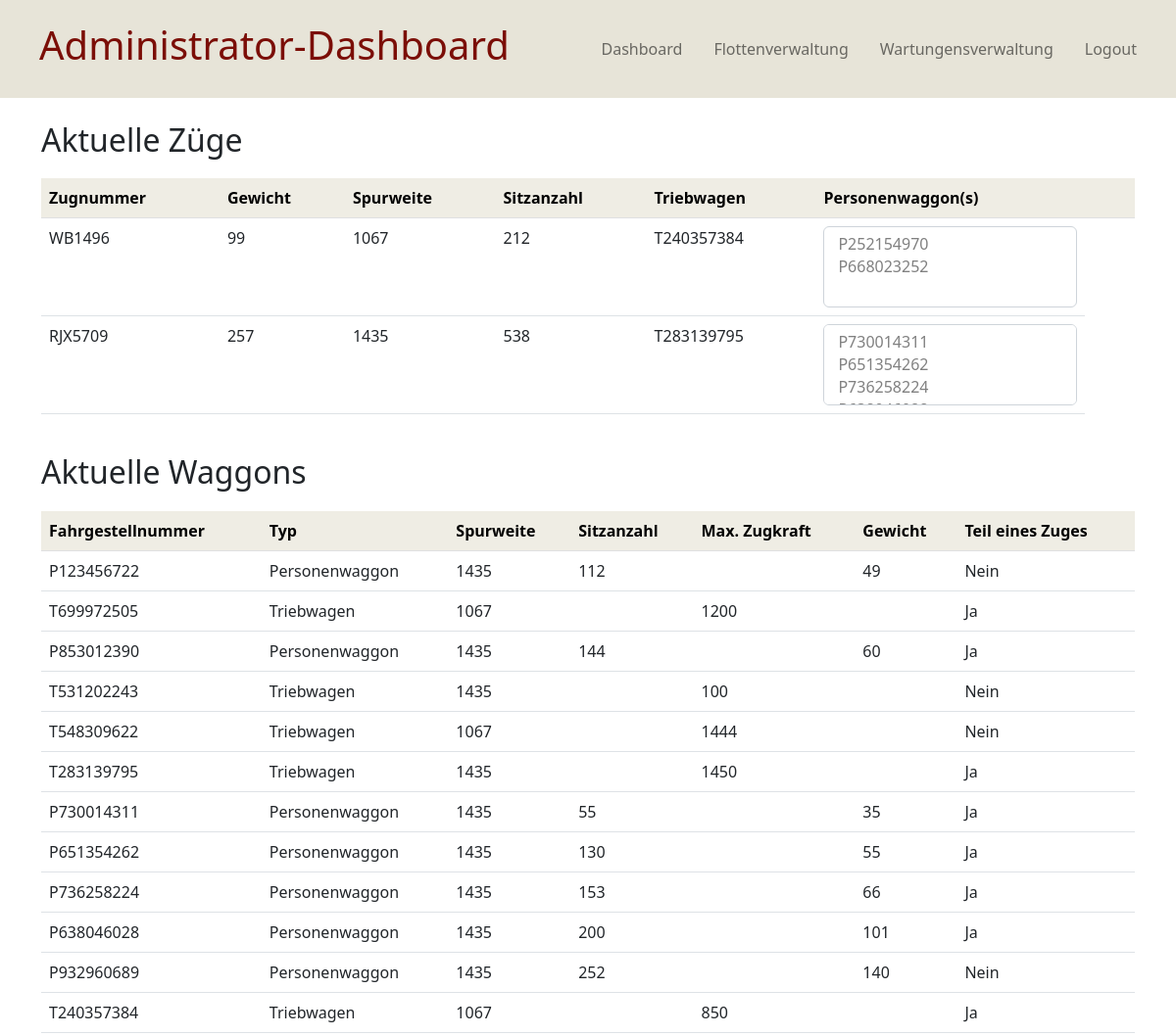
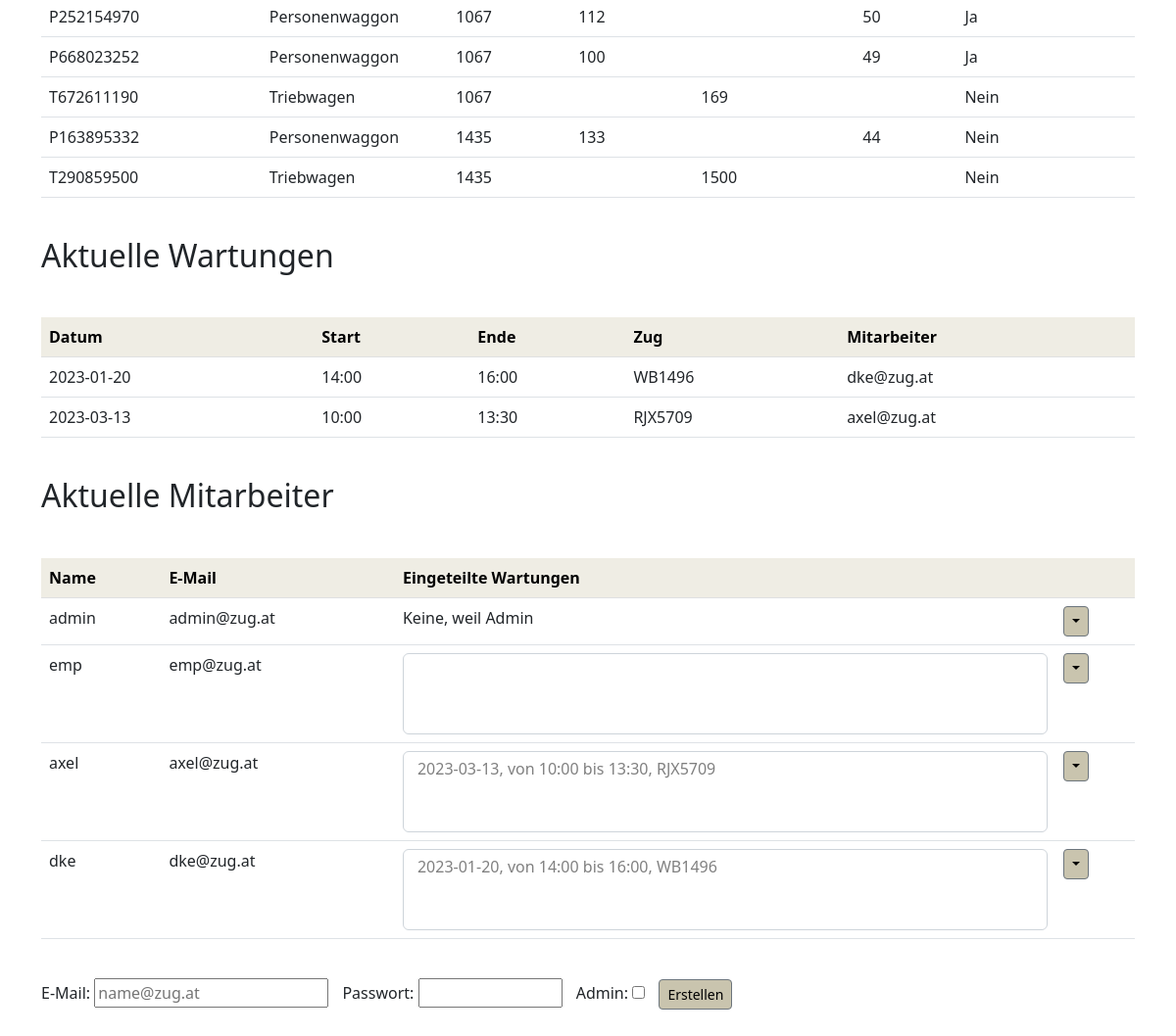
Page /home (signed in) on the committed database (2 pictures, top to bottom).
### website/models.py (models this page shows)
class Zug(db.Model):
    __tablename__ = 'zuege'
    id = db.Column(db.Integer, primary_key=True)
    nummer = db.Column(db.String(120), unique=True, nullable=False)
    waggons = db.relationship("Waggon", backref="train")
    wartungen = db.relationship("Wartung", backref="train_maintenance")
    def __repr__(self):
        return self.nummer

class Waggon(db.Model):
    __tablename__ = 'waggons'
    id = db.Column(db.Integer, primary_key=True)
    fg_nummer = db.Column(db.String(120), unique=True, nullable=False)
    spurweite = db.Column(db.Integer, nullable=False)
    type = db.Column(db.String(20))
    in_verwendung = db.Column(db.Boolean, nullable=False, default=False)
    zug = db.Column(db.Integer, db.ForeignKey("zuege.id"))
    __mapper_args__ = {
        "polymorphic_on": type,
        "polymorphic_identity": "waggon",
    }

class Wartung(db.Model):
    __tablename__ = 'wartungen'
    id = db.Column(db.Integer, primary_key=True)
    datum = db.Column(db.Date, default=date.today(), nullable=False)
    start = db.Column(db.Time, default=time(), nullable=False)
    ende = db.Column(db.Time, default=time(18, 0), nullable=False)
    mitarbeiter = db.Column(db.Integer, db.ForeignKey("users.id"))
    zug = db.Column(db.Integer, db.ForeignKey("zuege.id"))
    def __repr__(self):
        return f'{self.datum}, von {self.start.strftime("%H:%M")} bis {self.ende.strftime("%H:%M")}'

class User(db.Model, UserMixin):
    __tablename__ = 'users'
    id = db.Column(db.Integer, primary_key=True)
    email = db.Column(db.String(120), unique=True, nullable=False)
    password = db.Column(db.String(60), nullable=False)
    is_admin = db.Column(db.Boolean, nullable=False, default=False)
    wartungen = db.relationship("Wartung", backref="maintenance")
    def __repr__(self):
        return self.email

### website/views.py (the view, shortened to what this page needs)
@views.route("/home", methods=["GET", "POST"])
@login_required
def home():
    waggons = Waggon.query.all()
    zuege = Zug.query.all()
    wartungen_home = Wartung.query.order_by(Wartung.datum).all()
    if current_user.is_admin:
        users = User.query.all()
        return render_template("home.html", user=current_user, waggons=waggons, users=users, zuege=zuege,
                               wartungen=wartungen_home)
    else:
        return render_template("emp-dashboard.html", user=current_user, zuege=zuege, waggons=waggons,
                               wartungen=wartungen_home)

### website/__init__.py (called while the page is built)
def create_app():
    app = Flask(__name__)
    app.config["SECRET_KEY"] = "bdd96e66c3fbb1a20a12a36144769328"
    app.config['JSON_SORT_KEYS'] = False
    app.config["SQLALCHEMY_DATABASE_URI"] = f"sqlite:///{DB_NAME}"
    db.init_app(app)
    migrate = Migrate(app, db, render_as_batch=True)
    from .views import views
    from .auth import auth
    from .api import api
    app.register_blueprint(views, url_prefix='/')
    app.register_blueprint(auth, url_prefix='/')
    app.register_blueprint(api, url_prefix='/api')
    from .models import User, Triebwagen, Personenwaggon, Waggon, Zug
    create_database(app)
    login_manager = LoginManager()
    login_manager.login_view = "auth.login"
    login_manager.init_app(app)
    @login_manager.user_loader
    def load_user(id):
        return User.query.get(int(id))
    return app

### website/templates/home.html (shortened to what this page needs)
{% extends "base.html" %}
{% block leftnavbartext %}
<h1>Administrator-Dashboard</h1>
{% endblock %}
{% block content %}
<h2>Aktuelle Züge</h2>
<table class="table">
    <thead class="table-light">
    <tr>
        <th scope="col">Zugnummer</th>
        <th scope="col">Gewicht</th>
        <th scope="col">Spurweite</th>
        <th scope="col">Sitzanzahl</th>
        <th scope="col">Triebwagen</th>
        <th scope="col">Personenwaggon(s)</th>
        <th scope="col"></th>
        <th scope="col"></th>
    </tr>
    </thead>
    <tbody>
    {% for zug in zuege %}
    <tr>
        <td>{{ zug.nummer }}</td>
        {% set zug_gewicht = namespace(value=0) %}
        {% set zug_sitzanzahl = namespace(value=0) %}
        {% set zug_spurweite = namespace(value=0) %}
        {% set zug_triebwagen = namespace(value=0) %}
        {% for waggon in zug.waggons %}
        {% if waggon.__class__.__name__ == "Personenwaggon": %}
        {% set zug_gewicht.value = zug_gewicht.value + waggon.gewicht %}
        {% set zug_sitzanzahl.value = zug_sitzanzahl.value + waggon.sitzanzahl %}
        {% else %}
        {% set zug_triebwagen.value = waggon.fg_nummer %}
        {% set zug_spurweite.value = waggon.spurweite %}
        {% endif %}
        {% endfor %}
        <td>{{ zug_gewicht.value }}</td>
        <td>{{ zug_spurweite.value }}</td>
        <td>{{ zug_sitzanzahl.value }}</td>
        <td>{{ zug_triebwagen.value }}</td>
        <td>
            <select class="form-select" aria-label="Disabled select example" name="p_waggons" id="p_waggons" size="3"
                    multiple>
                {% for waggon in zug.waggons %}
                {% if waggon.__class__.__name__ == "Personenwaggon": %}
                <option disabled>{{ waggon.fg_nummer }}</option>
                {% endif %}
                {% endfor %}
            </select>
        </td>
    </tr>
    {% endfor %}
    </tbody>
</table>
<br>
<h2>Aktuelle Waggons</h2>
<table class="table">
    <thead class="table-light">
    <tr>
        <th scope="col">Fahrgestellnummer</th>
        <th scope="col">Typ</th>
        <th scope="col">Spurweite</th>
        <th scope="col">Sitzanzahl</th>
        <th scope="col">Max. Zugkraft</th>
        <th scope="col">Gewicht</th>
        <th scope="col">Teil eines Zuges</th>
    </tr>
    </thead>
    <tbody>
    {% for waggon in waggons %}
    <tr>
        <td>{{ waggon.fg_nummer }}</td>
        <td>{{ waggon.__class__.__name__ }}</td>
        <td>{{ waggon.spurweite }}</td>
        <td>{{ waggon.sitzanzahl }}</td>
        <td>{{ waggon.max_zugkraft }}</td>
        <td>{{ waggon.gewicht }}</td>
        {% if waggon.in_verwendung == True %}
        <td>Ja</td>
        {% else %}
        <td>Nein</td>
        {% endif %}
    </tr>
    {% endfor %}
    </tbody>
</table>
<br>
<h2>Aktuelle Wartungen</h2>
<br>
<table class="table">
    <thead class="table-light">
    <tr>
        <th scope="col">Datum</th>
        <th scope="col">Start</th>
        <th scope="col">Ende</th>
        <th scope="col">Zug</th>
        <th scope="col">Mitarbeiter</th>
    </tr>
    </thead>
    <tbody>
    {% for wartung in wartungen %}
    <tr>
        <td>{{ wartung.datum }}</td>
        <td>{{ wartung.start.strftime("%H:%M") }}</td>
        <td>{{ wartung.ende.strftime("%H:%M") }}</td>
        <td>{{ wartung.train_maintenance }}</td>
        <td>{{ wartung.maintenance }}</td>
    </tr>
    {% endfor %}
    </tbody>
</table>
<br>
<h2>Aktuelle Mitarbeiter</h2>
<br>
<table class="table">
    <thead class="table-light">
    <tr>
        <th scope="col">Name</th>
        <th scope="col">E-Mail</th>
        <th scope="col">Eingeteilte Wartungen</th>
        <th></th>
    </tr>
    </thead>
    <tbody>
    {% for user in users %}
    <tr>
        <td>{{ user.email.partition("@")[0] }}</td>
        <td>{{ user.email }}</td>
        {% if user.is_admin %}
        <td>Keine, weil Admin</td>
        {% else %}
        <td>
            <select class="form-select" aria-label="Disabled select example" name="user_wartungen" id="user_wartungen"
                    size="3"
                    multiple>
                {% for wartung in user.wartungen %}
                <option disabled>{{ user.wartungen[loop.index0]|string + ", " + wartung.train_maintenance|string }}</option>
                {% endfor %}
            </select>
        </td>
        {% endif %}
         <td>
                <div class="btn-group">
                    <button
                            type="button"
                            class="btn btn-sm btn-secondary dropdown-toggle"
                            data-bs-toggle="dropdown"
                    ></button>
                </div>
            </td>
    </tr>
    {% endfor %}
    </tbody>
</table>
<br>
<form method="POST" action="" class="form-inline">
    <label for="email">E-Mail:</label>
    <input type="text"
           id="email"
           name="email"
           class="input-small"
           placeholder="name@zug.at"
           value="{{ email }}">
    <label for="passwort">Passwort:</label>
    <input type="text"
           id="passwort"
           name="passwort"
           class="input-small"
           size="10"
           maxlength="4"
           value="{{ passwort }}">
        <label for="is_admin">Admin:</label>
        <input type="checkbox" id="is_admin" name="is_admin" class="input-small">
    <button type="submit" name="submit_mitarbeiter" class="btn btn-secondary btn-sm" value="submit_mitarbeiter">
        Erstellen
    </button>
    <br>
</form>
{% endblock %}

### website/static/css/styles.css (style rules this page uses)
h1 { color:#7B0E07; margin-left: 40px; }
h2 { margin-bottom: 20px; }
.input-small { margin-right: 10px; }
th { background-color: rgb(239, 237, 228) !important; }
button { background-color: rgb(201, 196, 174) !important; color: black !important; }

### rows in the picture
Zug: nummer "WB1496", value "99", value "212"
Waggon: value "1067", value "T240357384", fg_nummer "T240357384", __class__.__name__ "Triebwagen", spurweite "1067", max_zugkraft "850", in_verwendung "Ja"
Zug: nummer "RJX5709", value "257", value "538"
Waggon: value "1435", value "T283139795", fg_nummer "T283139795", __class__.__name__ "Triebwagen", spurweite "1435", max_zugkraft "1450", in_verwendung "Ja"
Waggon: fg_nummer "P123456722", __class__.__name__ "Personenwaggon", spurweite "1435", sitzanzahl "112", gewicht "49", in_verwendung "Nein"
Waggon: fg_nummer "T699972505", __class__.__name__ "Triebwagen", spurweite "1067", max_zugkraft "1200", in_verwendung "Ja"
Waggon: fg_nummer "P853012390", __class__.__name__ "Personenwaggon", spurweite "1435", sitzanzahl "144", gewicht "60", in_verwendung "Ja"
Waggon: fg_nummer "T531202243", __class__.__name__ "Triebwagen", spurweite "1435", max_zugkraft "100", in_verwendung "Nein"
Waggon: fg_nummer "T548309622", __class__.__name__ "Triebwagen", spurweite "1067", max_zugkraft "1444", in_verwendung "Nein"
Waggon: fg_nummer "P730014311", __class__.__name__ "Personenwaggon", spurweite "1435", sitzanzahl "55", gewicht "35", in_verwendung "Ja"
Waggon: fg_nummer "P651354262", __class__.__name__ "Personenwaggon", spurweite "1435", sitzanzahl "130", gewicht "55", in_verwendung "Ja"
Waggon: fg_nummer "P736258224", __class__.__name__ "Personenwaggon", spurweite "1435", sitzanzahl "153", gewicht "66", in_verwendung "Ja"
Waggon: fg_nummer "P638046028", __class__.__name__ "Personenwaggon", spurweite "1435", sitzanzahl "200", gewicht "101", in_verwendung "Ja"
Waggon: fg_nummer "P932960689", __class__.__name__ "Personenwaggon", spurweite "1435", sitzanzahl "252", gewicht "140", in_verwendung "Nein"
Waggon: fg_nummer "P252154970", __class__.__name__ "Personenwaggon", spurweite "1067", sitzanzahl "112", gewicht "50", in_verwendung "Ja"
Waggon: fg_nummer "P668023252", __class__.__name__ "Personenwaggon", spurweite "1067", sitzanzahl "100", gewicht "49", in_verwendung "Ja"
Waggon: fg_nummer "T672611190", __class__.__name__ "Triebwagen", spurweite "1067", max_zugkraft "169", in_verwendung "Nein"
Waggon: fg_nummer "P163895332", __class__.__name__ "Personenwaggon", spurweite "1435", sitzanzahl "133", gewicht "44", in_verwendung "Nein"
Waggon: fg_nummer "T290859500", __class__.__name__ "Triebwagen", spurweite "1435", max_zugkraft "1500", in_verwendung "Nein"
Wartung: datum "2023-01-20", start "14:00", ende "16:00", train_maintenance "WB1496", maintenance "dke@zug.at"
Wartung: datum "2023-03-13", start "10:00", ende "13:30", train_maintenance "RJX5709", maintenance "axel@zug.at"
User: email "admin", email "admin@zug.at", is_admin "Keine, weil Admin"
User: email "emp", email "emp@zug.at"
User: email "axel", email "axel@zug.at"
User: email "dke", email "dke@zug.at"
